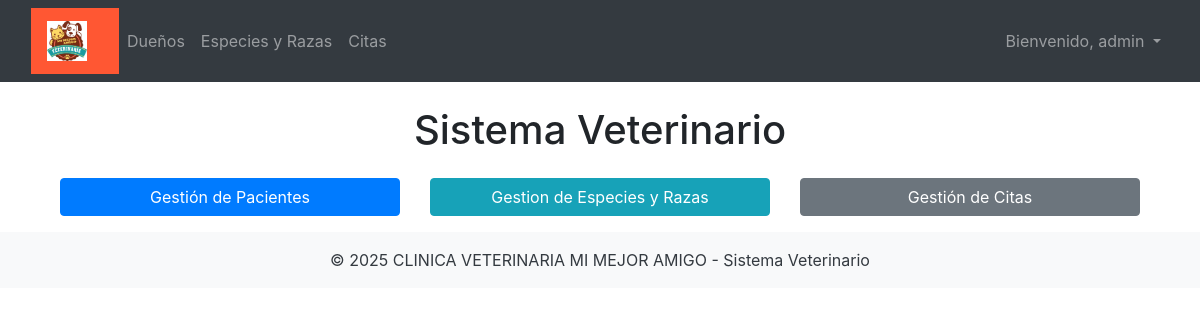
Screenshot of / (signed in) with the database file from the repository.
### app/models/config.py (models this page shows)
class ClinicConfig(db.Model):
    __tablename__ = 'clinic_config'
    id = db.Column(db.Integer, primary_key=True)
    clinic_name = db.Column(db.String(100), nullable=False)
    logo_url = db.Column(db.String(255), nullable=True)
    primary_color = db.Column(db.String(7), nullable=True)
    secondary_color = db.Column(db.String(7), nullable=True)
    welcome_message = db.Column(db.String(255), nullable=True)

### app/models/user.py (models this page shows, shortened)
class User(UserMixin, db.Model):
    id = db.Column(db.Integer, primary_key=True)
    username = db.Column(db.String(64), unique=True, nullable=False)
    email = db.Column(db.String(120), unique=True, nullable=False)
    password_hash = db.Column(db.String(128), nullable=False)
    role = db.Column(db.String(20), nullable=False, default='asistente')  # Por defecto, rol "asistente"

### app/routes.py (the view)
@main.route('/')
@login_required
def index():
    return render_template('index.html',
        owners_count=Owner.query.count(),
        pets_count=Pet.query.count(),
        upcoming_appointments_count=Appointment.query.filter(Appointment.date >= datetime.now()).count(),
        title="Dashboard"
    )

### app/__init__.py (called while the page is built)
@login_manager.user_loader
def load_user(user_id):
    from app.models.user import User
    return User.query.get(int(user_id))

def create_app():
    app = Flask(__name__)
    app.config.from_object('config.Config')
    db.init_app(app)
    login_manager.init_app(app)
    mail.init_app(app)
    migrate.init_app(app, db)
    from app.models.config import ClinicConfig
    from app.routes import main
    app.register_blueprint(main)
    from app.auth.routes import auth
    app.register_blueprint(auth, url_prefix='/auth')
    @app.context_processor
    def inject_clinic_config():
        config = ClinicConfig.query.first()
        return dict(config=config)
    return app

### app/templates/index.html
{% extends "base.html" %}
{% block content %}
<div class="container mt-4">
    <h1 class="text-center mb-4">Sistema Veterinario</h1>
    <div class="row justify-content-center">
        <div class="col-md-4 mb-3">
			<a href="{{ url_for('main.list_owners') }}" class="btn btn-primary btn-block w-100">
				Gestión de Pacientes
			</a>
		</div>
        <div class="col-md-4 mb-3">
            <a href="{{ url_for('main.list_species') }}" class="btn btn-info btn-block w-100">
                Gestion de Especies y Razas
            </a>
        </div>
		<div class="col-md-4 mb-3">
			<a href="{{ url_for('main.appointments') }}" class="btn btn-secondary btn-block w-100">
				Gestión de Citas
			</a>
		</div>
    </div>
</div>
{% endblock %}

### app/templates/base.html (shortened to what this page needs)
<!DOCTYPE html>
<html lang="es">
<head>
  <link rel="stylesheet" href="{{ url_for('static', filename='css/bootstrap.min.css') }}">
  <link rel="stylesheet" href="{{ url_for('static', filename='css/intlTelInput.min.css') }}">
</head>
<body>
<nav class="navbar navbar-expand-lg navbar-dark bg-dark">
	<div class="container-fluid">
    <nav class="navbar" style="background-color: {{ config.primary_color }};">
		<a class="navbar-brand" href="/">
			<img src="{{ config.logo_url }}" alt="Logo" height="40">
		</a>
	</nav>
    <div class="collapse navbar-collapse justify-content-between" id="navbarNav">
      <ul class="navbar-nav">
        <li class="nav-item">
          <a class="nav-link" href="{{ url_for('main.list_owners') }}">Dueños</a>
        </li>
        <li class="nav-item">
          <a class="nav-link" href="{{ url_for('main.list_species') }}">Especies y Razas</a>
        </li>
        <li class="nav-item">
          <a class="nav-link" href="{{ url_for('main.appointments') }}">Citas</a>
        </li>
      </ul>
      <ul class="navbar-nav">
        {% if current_user.is_authenticated %}
        <li class="nav-item dropdown">
          <a class="nav-link dropdown-toggle" href="#" id="userDropdown" role="button" data-bs-toggle="dropdown"
            aria-expanded="false">
            Bienvenido, {{ current_user.username }}
          </a>
        </li>
        {% else %}
        <li class="nav-item">
          <a class="nav-link" href="{{ url_for('auth.login') }}">Iniciar Sesión</a>
        </li>
        {% endif %}
      </ul>
    </div>
  </div>
</nav>
  <div class="container mt-4 flex-grow-1">
    {% block content %}{% endblock %}
  </div>
  <footer class="bg-light text-center text-dark py-3">
    <p class="mb-0">© 2025 {{ config.clinic_name }} - Sistema Veterinario</p>
  </footer>
</body>
</html>

### rows the page displays
ClinicConfig: logo_url (picture), clinic_name "CLINICA VETERINARIA MI MEJOR AMIGO"
User: username "admin"
